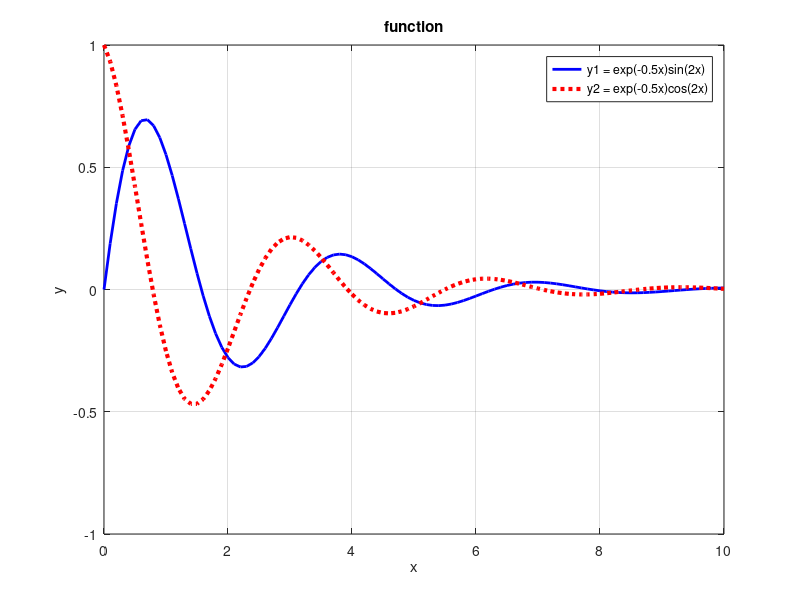

The MATLAB source for this figure:
x = [0:0.1:10];
y = exp((-0.5)*x).*sin(2*x);
plot(x,y,'-b','linewidth',2);
hold on
y = exp(-0.5*x).*cos(2*x);
plot(x,y,':r','linewidth',3)

title('function')
xlabel('x')
ylabel('y')
legend('y1 = exp(-0.5x)sin(2x)','y2 = exp(-0.5x)cos(2x)');
grid on;